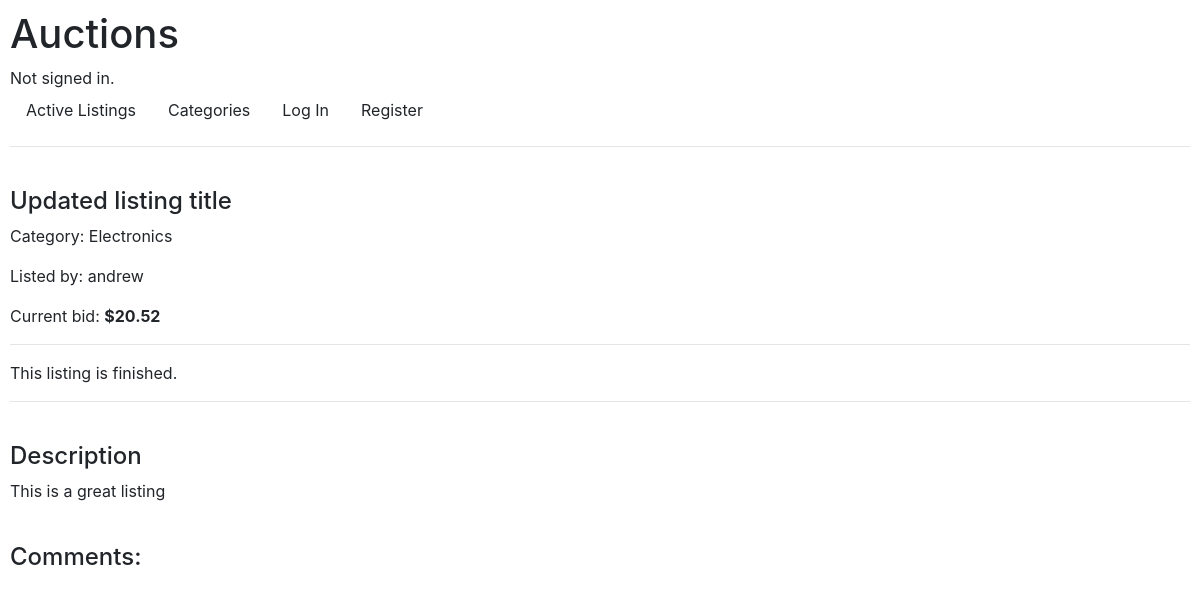
The app's page /listing/1, older data.
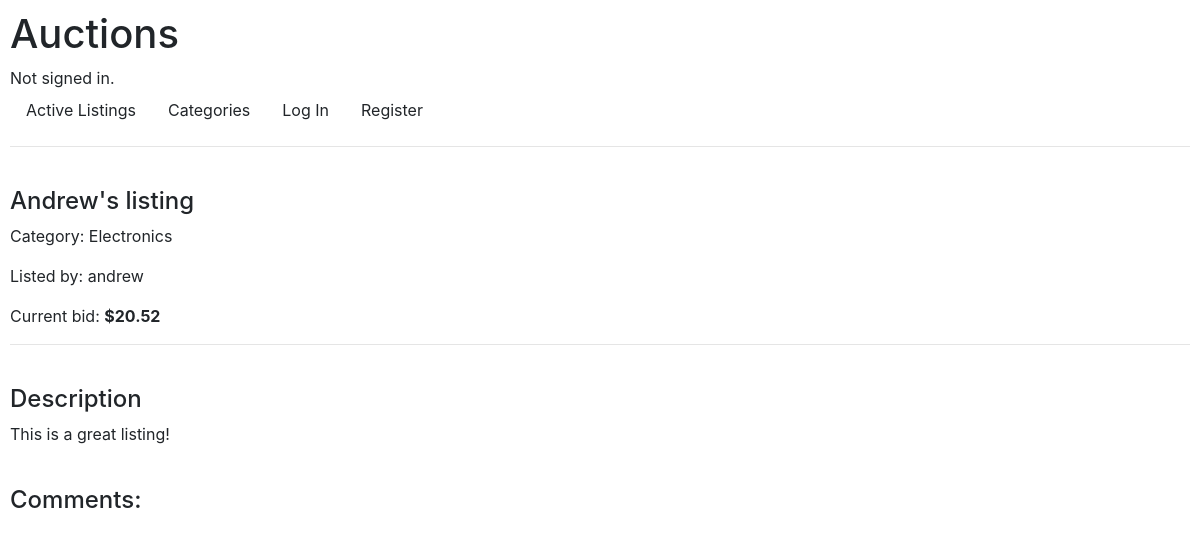
The same page, newer data.
### auctions/models.py (models this page shows, shortened)
class Listing(models.Model):
    user = models.ForeignKey(User, on_delete=models.CASCADE)
    active = models.BooleanField(default=True)
    title = models.CharField(max_length=50)
    description = models.TextField()
    start_bid = models.DecimalField(max_digits=10, decimal_places=2)
    image = models.URLField(blank=True)
    category = models.ForeignKey(
        Category, on_delete=CASCADE, blank=True, related_name="listings"
    )
    winner = models.ForeignKey(
        User, on_delete=CASCADE, related_name="listings_won", blank=True, null=True
    )

class Category(models.Model):
    category = models.CharField(max_length=50)
    def __str__(self):
        return f"{self.category}"

class User(AbstractUser):
    pass

### auctions/views.py (the view, shortened to what this page needs)
# urls.py: path("listing/<int:listing_id>", views.listing, name="listing"),
def listing(request, listing_id):
    try:
        listing = Listing.objects.get(pk=listing_id)
    except Listing.DoesNotExist:
        return redirect(reverse("index"))
    if not listing.bids.all():
        listing.current_bid = listing.start_bid
    else:
        max_bid = listing.bids.all().aggregate(Max("bid"))
        listing.current_bid = format(float(max_bid["bid__max"]), ".2f")
    if request.method == "GET":
        comments = listing.comments.all()
        error_message = None
        check_watchlist = None
        return render(
            request,
            "auctions/listing.html",
            {
                "listing": listing,
                "check_watchlist": check_watchlist,
                "error_message": error_message,
                "comments": comments,
            },
        )

### auctions/templates/auctions/listing.html (shortened to what this page needs)
{% extends "auctions/layout.html" %}
{% block body %}
<article class="listing">
    <br />
    <h4>{{ listing.title }}</h4>
    <p>Category: {{ listing.category }}</p>
    <p>Listed by: {{ listing.user }}</p>
    <p>Current bid: <strong> ${{ listing.current_bid }}</strong></p>
    <hr />
    {% if not listing.active %}
    <p>This listing is finished.</p>
    <hr />
    {% endif %}
    <br />
    <h4>Description</h4>
    <p>{{ listing.description }}</p>
    <div>
        <h4>Comments:</h4>
    </div>
</article>
{% endblock %}

### auctions/templates/auctions/layout.html (shortened to what this page needs)
{% load static %}
<!DOCTYPE html>
<html lang="en">
    <head>
        <link
            rel="stylesheet"
            href="https://stackpath.bootstrapcdn.com/bootstrap/4.4.1/css/bootstrap.min.css"
        />
        <link href="{% static 'auctions/styles.css' %}" rel="stylesheet" />
    </head>
    <body>
        <h1>Auctions</h1>
        <div>
            {% if user.is_authenticated %} Signed in as <strong>{{ user.username }}</strong>.
            {% else %} Not signed in. {% endif %}
        </div>
        <ul class="nav">
            <li class="nav-item">
                <a class="nav-link" href="{% url 'index' %}">Active Listings</a>
            </li>
            <li class="nav-item">
                <a class="nav-link" href="{% url 'categories' %}">Categories</a>
            </li>
            {% if user.is_authenticated %}
            <li class="nav-item">
                <a class="nav-link" href="{% url 'watchlist' %}">Watchlist</a>
            </li>
            <li class="nav-item">
                <a class="nav-link" href="{% url 'add_listing' %}">Add listing</a>
            </li>
            <li class="nav-item">
                <a class="nav-link" href="{% url 'logout' %}">Log Out</a>
            </li>
            {% else %}
            <li class="nav-item">
                <a class="nav-link" href="{% url 'login' %}">Log In</a>
            </li>
            <li class="nav-item">
                <a class="nav-link" href="{% url 'register' %}">Register</a>
            </li>
            {% endif %}
        </ul>
        <hr />
        {% block body %} {% endblock %}
    </body>
</html>

### auctions/static/auctions/styles.css (style rules this page uses)
body { padding: 10px; }
a { text-decoration: none; color: unset; }

Row changes from the older to the newer data that the page shows:
changed Listing "Electronics": title "Updated listing title" → "Andrew's listing"; description "This is a great listing" → "This is a great listing!"; active False → True (drawn)
Text that changed along with them:
text no longer shown: "This listing is finished."
